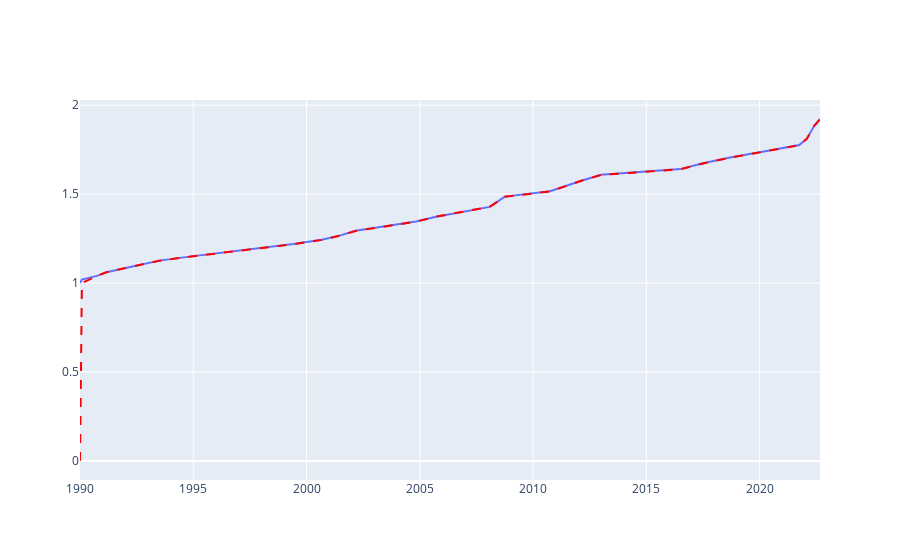

Source (notebook cell):
### Code cell
fig = make_subplots()
fig.add_trace(px.line(df, x='valid_since', y='index', title='Indexation').data[0])
fig.add_trace(px.line(df, x='valid_since', y=arima_model_fit.fittedvalues, title='Indexation').data[0])

# change color of trace 
fig.data[1].line.color = 'red'
# add name 
fig.data[1].name = 'ARIMA model fit'
# dashed line
fig.data[1].line.dash = 'dash'

# add legend
fig.update_layout(showlegend=True)


fig.show()

### Figure 1 — Plotly figure (JSON) as saved in the notebook; plotly's stock layout.template omitted (floating-point values rounded to 4 significant figures)
{"data": [{"hovertemplate": "valid_since=%{x}<br>index=%{y}<extra></extra>", "legendgroup": "", "line": {"color": "#636efa", "dash": "solid"}, "marker": {"symbol": "circle"}, "mode": "lines", "name": "", "orientation": "v", "showlegend": false, "type": "scatter", "x": ["1990-01-01T00:00:00", "1990-02-01T00:00:00", "1990-10-01T00:00:00", "1991-03-01T00:00:00", "1991-12-01T00:00:00", "1992-10-01T00:00:00", "1993-07-01T00:00:00", "1994-11-01T00:00:00", "1996-05-01T00:00:00", "1997-10-01T00:00:00", "1999-06-01T00:00:00", "2000-09-01T00:00:00", "2001-07-01T00:00:00", "2002-03-01T00:00:00", "2003-07-01T00:00:00", "2004-11-01T00:00:00", "2005-09-01T00:00:00", "2006-11-01T00:00:00", "2008-02-01T00:00:00", "2008-06-01T00:00:00", "2008-10-01T00:00:00", "2010-10-01T00:00:00", "2011-06-01T00:00:00", "2012-03-01T00:00:00", "2013-01-01T00:00:00", "2016-07-01T00:00:00", "2017-07-01T00:00:00", "2018-10-01T00:00:00", "2020-04-01T00:00:00", "2021-10-01T00:00:00", "2022-02-01T00:00:00", "2022-04-01T00:00:00", "2022-06-01T00:00:00", "2022-09-01T00:00:00"], "xaxis": "x", "y": [1, 1.02, 1.04, 1.061, 1.082, 1.104, 1.126, 1.149, 1.172, 1.195, 1.219, 1.243, 1.268, 1.294, 1.319, 1.346, 1.372, 1.4, 1.428, 1.457, 1.486, 1.516, 1.546, 1.577, 1.608, 1.641, 1.673, 1.707, 1.741, 1.776, 1.811, 1.848, 1.885, 1.922], "yaxis": "y"}, {"hovertemplate": "valid_since=%{x}<br>y=%{y}<extra></extra>", "legendgroup": "", "line": {"color": "red", "dash": "dash"}, "marker": {"symbol": "circle"}, "mode": "lines", "name": "ARIMA model fit", "orientation": "v", "showlegend": false, "type": "scatter", "x": ["1990-01-01T00:00:00", "1990-02-01T00:00:00", "1990-10-01T00:00:00", "1991-03-01T00:00:00", "1991-12-01T00:00:00", "1992-10-01T00:00:00", "1993-07-01T00:00:00", "1994-11-01T00:00:00", "1996-05-01T00:00:00", "1997-10-01T00:00:00", "1999-06-01T00:00:00", "2000-09-01T00:00:00", "2001-07-01T00:00:00", "2002-03-01T00:00:00", "2003-07-01T00:00:00", "2004-11-01T00:00:00", "2005-09-01T00:00:00", "2006-11-01T00:00:00", "2008-02-01T00:00:00", "2008-06-01T00:00:00", "2008-10-01T00:00:00", "2010-10-01T00:00:00", "2011-06-01T00:00:00", "2012-03-01T00:00:00", "2013-01-01T00:00:00", "2016-07-01T00:00:00", "2017-07-01T00:00:00", "2018-10-01T00:00:00", "2020-04-01T00:00:00", "2021-10-01T00:00:00", "2022-02-01T00:00:00", "2022-04-01T00:00:00", "2022-06-01T00:00:00", "2022-09-01T00:00:00"], "xaxis": "x", "y": [0, 1.0, 1.04, 1.061, 1.082, 1.103, 1.126, 1.148, 1.171, 1.195, 1.218, 1.243, 1.268, 1.293, 1.319, 1.345, 1.372, 1.398, 1.428, 1.456, 1.485, 1.515, 1.545, 1.576, 1.608, 1.64, 1.673, 1.706, 1.74, 1.775, 1.81, 1.847, 1.884, 1.921], "yaxis": "y"}], "layout": {"showlegend": true, "xaxis": {"anchor": "y", "domain": [0, 1]}, "yaxis": {"anchor": "x", "domain": [0, 1]}}}
